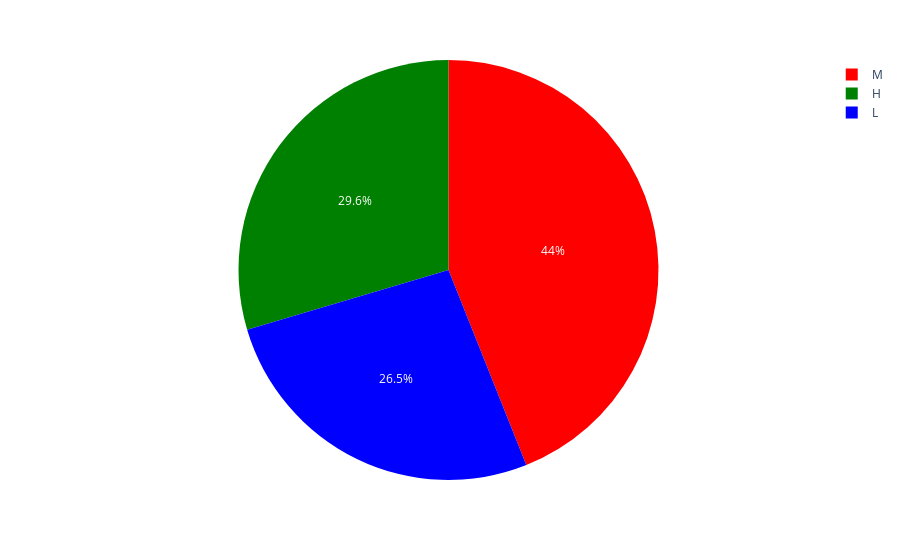

The notebook cell this image was saved under:
### Code cell
import plotly.express as px

fig = px.pie(df,names='Class',color='Class',
             color_discrete_map={'M':'red',
                                 'H':'green',
                                'L':'blue'})
fig.show()

### Figure 1 — Plotly figure (JSON) as saved in the notebook; plotly's stock layout.template omitted (floating-point values rounded to 4 significant figures; data arrays with more than 128 entries replaced by an {"elided": "..."} marker saying what was removed)
{"data": [{"customdata": {"elided": "480x1 str values"}, "domain": {"x": [0, 1], "y": [0, 1]}, "hovertemplate": "Class=%{customdata[0]}<extra></extra>", "labels": {"elided": "480 str values"}, "legendgroup": "", "marker": {"colors": {"elided": "480 str values"}}, "name": "", "showlegend": true, "type": "pie"}], "layout": {"legend": {"tracegroupgap": 0}, "margin": {"t": 60}}}
